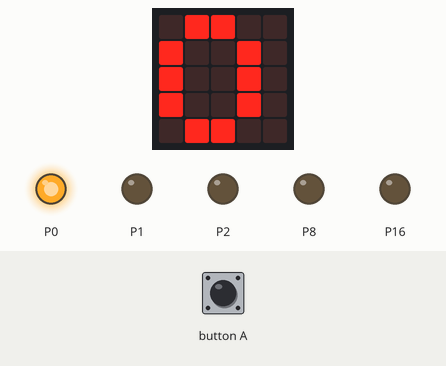
A program run on a simulated BBC micro:bit (MakeCode). Shown: the board's 5×5 LED display, output pins drawn as LEDs (lit = HIGH). The test bench sets the inputs (shaded band).

Above: at 1.2 s.
1.3 s: button A pressed for 0.15 s
At 4.4 s:
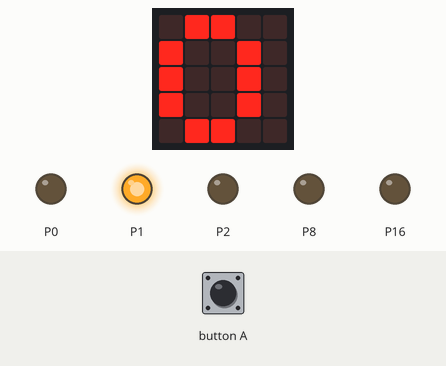
At 6.5 s:
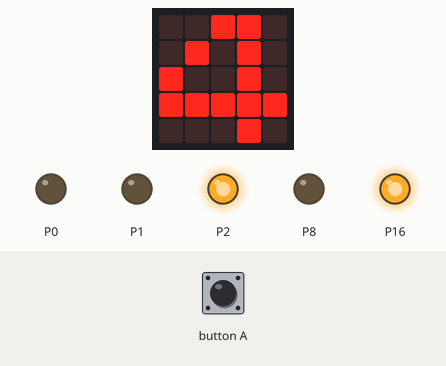
Timing chart, 0 to 29.5 s (numbered marks = the images above; inputs shaded):
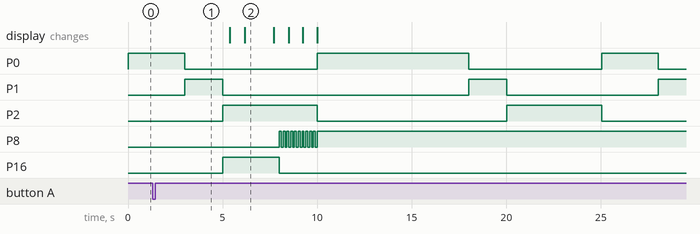

The program:

main.ts
```typescript
function Piétons () {
    pins.digitalWritePin(DigitalPin.P0, 0)
    pins.digitalWritePin(DigitalPin.P2, 1)
    pins.digitalWritePin(DigitalPin.P8, 0)
    pins.digitalWritePin(DigitalPin.P16, 1)
    Décompte = 5
    for (let index = 0; index < 3; index++) {
        basic.pause(1000)
        Décompte += -1
    }
    pins.digitalWritePin(DigitalPin.P16, 0)
    pins.digitalWritePin(DigitalPin.P8, 1)
    for (let index = 0; index < 2; index++) {
        pins.digitalWritePin(DigitalPin.P8, 1)
        basic.pause(100)
        pins.digitalWritePin(DigitalPin.P8, 0)
        basic.pause(100)
        pins.digitalWritePin(DigitalPin.P8, 1)
        basic.pause(100)
        pins.digitalWritePin(DigitalPin.P8, 0)
        basic.pause(100)
        pins.digitalWritePin(DigitalPin.P8, 1)
        basic.pause(100)
        pins.digitalWritePin(DigitalPin.P8, 0)
        basic.pause(100)
        pins.digitalWritePin(DigitalPin.P8, 1)
        basic.pause(100)
        pins.digitalWritePin(DigitalPin.P8, 0)
        basic.pause(100)
        pins.digitalWritePin(DigitalPin.P8, 1)
        basic.pause(100)
        pins.digitalWritePin(DigitalPin.P8, 0)
        basic.pause(100)
        pins.digitalWritePin(DigitalPin.P8, 1)
        Décompte += -1
    }
    finpiéton()
    Feu_Vert()
}
input.onButtonPressed(Button.A, function () {
    accespietons = 1
})
function Feu_Vert () {
    pins.digitalWritePin(DigitalPin.P0, 1)
    pins.digitalWritePin(DigitalPin.P1, 0)
    pins.digitalWritePin(DigitalPin.P2, 0)
}
function Feu_Jaune () {
    pins.digitalWritePin(DigitalPin.P0, 0)
    pins.digitalWritePin(DigitalPin.P1, 1)
    pins.digitalWritePin(DigitalPin.P2, 0)
}
function finpiéton () {
    pins.digitalWritePin(DigitalPin.P8, 1)
    pins.digitalWritePin(DigitalPin.P16, 0)
}
function Feu_Rouge () {
    pins.digitalWritePin(DigitalPin.P0, 0)
    pins.digitalWritePin(DigitalPin.P1, 0)
    pins.digitalWritePin(DigitalPin.P2, 1)
}
let accespietons = 0
let Décompte = 0
Décompte = 0
Feu_Vert()
basic.forever(function () {
    if (Décompte == 0) {
        Feu_Vert()
        basic.pause(3000)
        Feu_Jaune()
        basic.pause(2000)
        Feu_Rouge()
        if (accespietons == 1) {
            Piétons()
            accespietons = 0
        }
    }
    basic.pause(5000)
})
basic.forever(function () {
    basic.showNumber(Décompte)
})
```

test.ts
```typescript
// les tests vont ici ; cela ne sera pas compilé si ce paquet est utilisé en tant qu'extension.
```

Measured:
- after the input at 1.3 s, P2: LOW → HIGH after 18.7 s, → LOW 5.0 s later; P8: alternates HIGH for 0.10 s and LOW for 0.10 s, 21 changes in all, then stays HIGH, starting after 6.7 s; P16: LOW → HIGH after 3.7 s, → LOW 3.0 s later; the display: first changes after 4.1 s (image 2 shows a later state)
